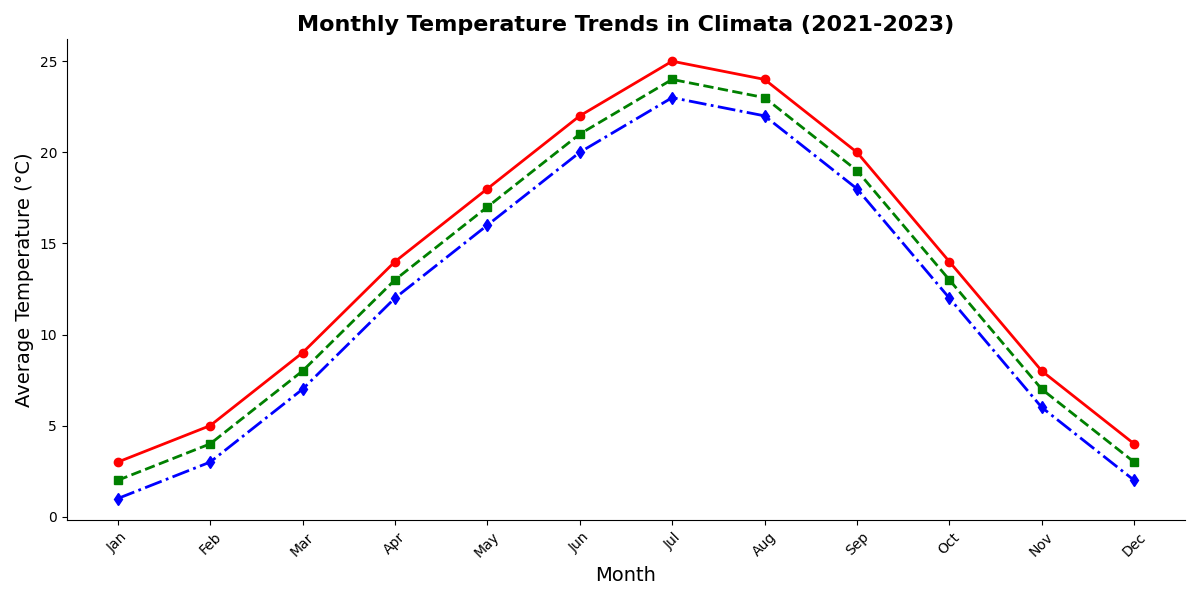

Source code (Python):
import matplotlib.pyplot as plt
import numpy as np

# Monthly data for three years (in degrees Celsius)
months = np.array(['Jan', 'Feb', 'Mar', 'Apr', 'May', 'Jun', 'Jul', 'Aug', 'Sep', 'Oct', 'Nov', 'Dec'])
temps_2021 = np.array([3, 5, 9, 14, 18, 22, 25, 24, 20, 14, 8, 4])
temps_2022 = np.array([2, 4, 8, 13, 17, 21, 24, 23, 19, 13, 7, 3])
temps_2023 = np.array([1, 3, 7, 12, 16, 20, 23, 22, 18, 12, 6, 2])

# Create the plot
fig, ax = plt.subplots(figsize=(12, 6))

# Plot the temperature trends over the years
ax.plot(months, temps_2021, marker='o', linestyle='-', color='r', linewidth=2)
ax.plot(months, temps_2022, marker='s', linestyle='--', color='g', linewidth=2)
ax.plot(months, temps_2023, marker='d', linestyle='-.', color='b', linewidth=2)

# Set titles and labels
ax.set_title('Monthly Temperature Trends in Climata (2021-2023)', fontsize=16, fontweight='bold')
ax.set_xlabel('Month', fontsize=14)
ax.set_ylabel('Average Temperature (°C)', fontsize=14)

# Rotate x-axis labels for better readability
plt.xticks(rotation=45)

# Remove borders (spines)
ax.spines['top'].set_visible(False)
ax.spines['right'].set_visible(False)

# Adjust layout to prevent overlapping elements
plt.tight_layout()

# Display the plot
plt.show()
